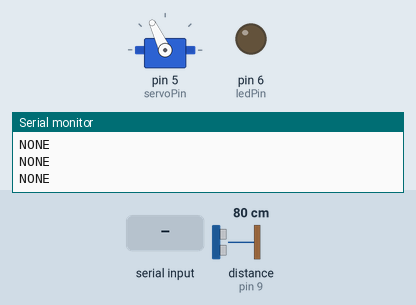
Bench run of a sketch on a simulated Arduino Uno, built with avr-gcc and run on an emulated ATmega328P. Shown: servo, output pins drawn as LEDs (lit = HIGH), the last lines printed to the serial monitor. Wiring (inferred from the names in the program): ultrasonic range finder: trigger pin 8; echo pin 9. Inputs (shaded band) come from the test bench; at power-on: distance to the obstacle (sensor on pin 9) 80 cm. The echo pulse lasts 58.3 µs per cm; pins used as bus, display or sensor lines are not drawn.

Above: at 1.2 s.
1.3 s: distance to the obstacle (sensor on pin 9) set to 23 cm
2.8 s: distance to the obstacle (sensor on pin 9) set to 18 cm
At 5.6 s:
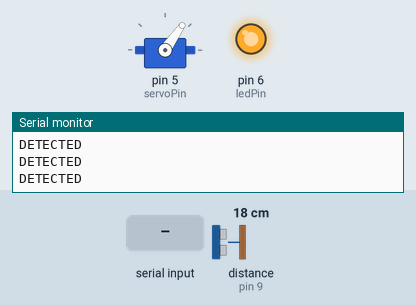
5.8 s: "T" received over Serial
At 8.6 s:
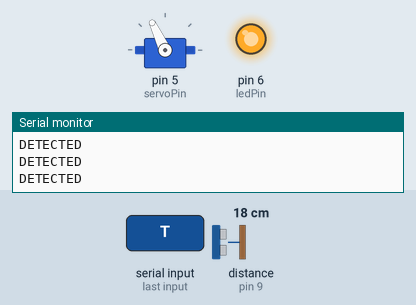
8.8 s: distance to the obstacle (sensor on pin 9) set to 35 cm
At 10.0 s:
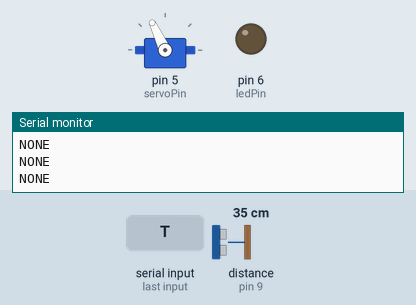
10.3 s: distance to the obstacle (sensor on pin 9) set to 2 cm
At 11.85 s:
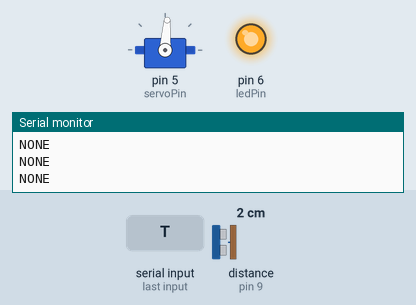
Timing chart, 0 to 13.8 s (numbered marks = the images above; inputs shaded):
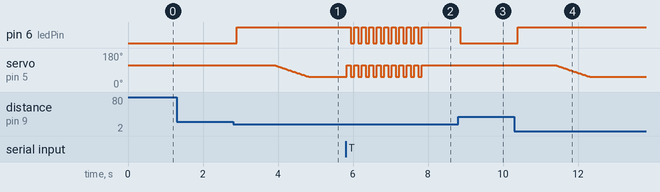

Measured:
- the behaviour switches between 21 and 20 cm on distance to the obstacle (sensor on pin 9) (found by bisection; images 0 and 1)
- after the input at 2.8 s, pin 6 (ledPin): LOW → HIGH after 0.10 s; servo on pin 5 (servoPin): moves from 115° to 55° over 0.90 s, starting after 1.1 s
- after the input at 5.8 s, pin 6 (ledPin): alternates HIGH for 0.10 s and LOW for 0.10 s, 20 changes in all, then stays HIGH, starting after 0.13 s; servo on pin 5 (servoPin): alternates 115° for 0.10 s and 55° for 0.10 s, 21 changes in all, then stays 115°, starting at once
- after the input at 8.8 s, pin 6 (ledPin): HIGH → LOW after 0.05 s
- after the input at 10.3 s, pin 6 (ledPin): LOW → HIGH after 0.09 s; servo on pin 5 (servoPin): moves from 115° to 55° over 0.90 s, starting after 1.1 s

The sketch:

arduino_Code.ino
```cpp
#include <Servo.h>

Servo myServo;

const int trigPin = 8;
const int echoPin = 9;
const int servoPin = 5;
const int ledPin  = 6;

long duration;
int distance;

bool at115 = false;
bool tantrum = false;

void setup() {
  Serial.begin(9600);

  pinMode(trigPin, OUTPUT);
  pinMode(echoPin, INPUT);
  pinMode(ledPin, OUTPUT);

  myServo.attach(servoPin);
  myServo.write(115);

  digitalWrite(ledPin, LOW);
}

int getDistance() {
  digitalWrite(trigPin, LOW);
  delayMicroseconds(2);

  digitalWrite(trigPin, HIGH);
  delayMicroseconds(10);
  digitalWrite(trigPin, LOW);

  duration = pulseIn(echoPin, HIGH);
  distance = duration * 0.034 / 2;
  return distance;
}

void doTantrum() {
  for (int i = 0; i < 10; i++) {
    myServo.write(115);
    digitalWrite(ledPin, HIGH);
    delay(100);

    myServo.write(55);
    digitalWrite(ledPin, LOW);
    delay(100);
  }
  tantrum = false;
  myServo.write(115);
}

void loop() {

  // Check if Processing sent a tantrum command
  if (Serial.available()) {
    char c = Serial.read();
    if (c == 'T') {
      tantrum = true;
    }
  }

  if (tantrum) {
    doTantrum();
    return;
  }

  int d = getDistance();
  bool objectDetected = (d > 0 && d < 20);

  // LED control
  digitalWrite(ledPin, objectDetected ? HIGH : LOW);

  // Servo control (SLOW 115 → 55 movement)
  if (objectDetected && !at115) {
    delay(1000);   // wait before lifting

    for (int pos = 115; pos >= 55; pos--) {
      myServo.write(pos);
      delay(15);   // <-- change this to slow it more
    }

    at115 = true;
  }

  if (!objectDetected && at115) {
    myServo.write(115);
    at115 = false;
  }

  // Send state to Processing
  if (objectDetected) Serial.println("DETECTED");
  else Serial.println("NONE");

  delay(100);
}
```
